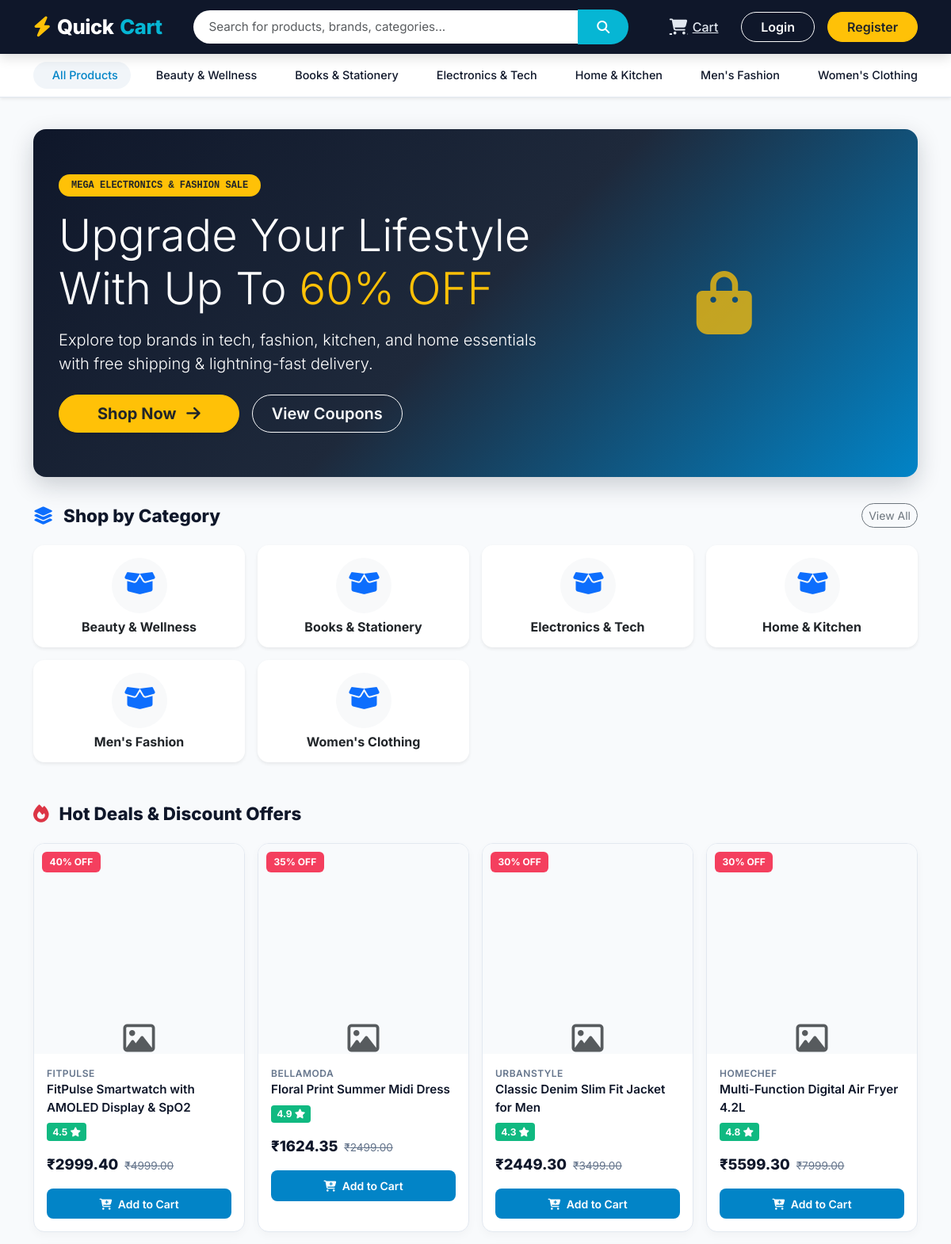
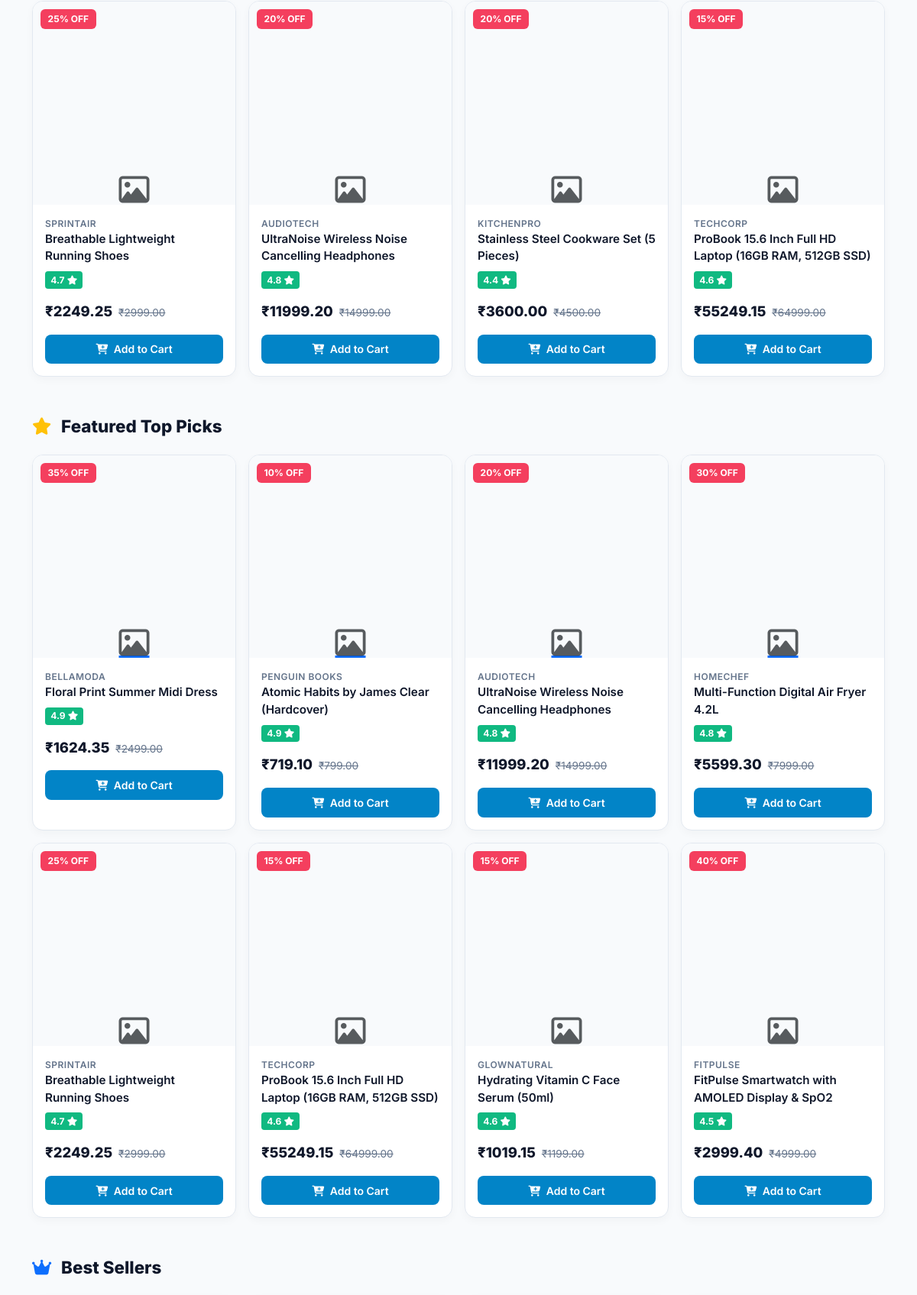
The page / (upper part) on the database its author committed (2 pictures, top to bottom).
### products/models.py (models this page shows, shortened)
class Category(models.Model):
    name = models.CharField(max_length=100, unique=True)
    slug = models.SlugField(max_length=120, unique=True, blank=True)
    description = models.TextField(blank=True)
    image = models.ImageField(upload_to='categories/', blank=True, null=True)
    created_at = models.DateTimeField(auto_now_add=True)
    class Meta:
        verbose_name_plural = "Categories"
        ordering = ['name']

class Product(models.Model):
    name = models.CharField(max_length=200)
    slug = models.SlugField(max_length=250, unique=True, blank=True)
    category = models.ForeignKey(Category, on_delete=models.CASCADE, related_name='products')
    description = models.TextField()
    price = models.DecimalField(max_digits=10, decimal_places=2)
    discount_percentage = models.PositiveIntegerField(default=0)
    final_price = models.DecimalField(max_digits=10, decimal_places=2, blank=True, null=True)
    brand = models.CharField(max_length=100)
    stock = models.PositiveIntegerField(default=0)
    sku = models.CharField(max_length=50, unique=True)
    main_image = models.ImageField(upload_to='products/')
    rating = models.DecimalField(max_digits=3, decimal_places=2, default=0.0)
    is_active = models.BooleanField(default=True)
    created_at = models.DateTimeField(auto_now_add=True)
    updated_at = models.DateTimeField(auto_now=True)
    class Meta:
        ordering = ['-created_at']

### products/views.py (the view, shortened to what this page needs)
# urls.py: path('', home_view, name='home'),
def home_view(request):
    categories = Category.objects.all()[:8]
    featured_products = Product.objects.filter(is_active=True).order_by('-rating')[:8]
    trending_products = Product.objects.filter(is_active=True).order_by('-created_at')[:8]
    discount_offers = Product.objects.filter(is_active=True, discount_percentage__gte=15).order_by('-discount_percentage')[:8]
    best_sellers = Product.objects.filter(is_active=True, stock__gt=0).order_by('stock')[:8]
    recommended_products = Product.objects.filter(is_active=True).order_by('?')[:8]
    recently_viewed_items = []
    context = {
        'categories': categories,
        'featured_products': featured_products,
        'trending_products': trending_products,
        'discount_offers': discount_offers,
        'best_sellers': best_sellers,
        'recommended_products': recommended_products,
        'recently_viewed_products': recently_viewed_items,
    }
    return render(request, 'home.html', context)

### templates/home.html (shortened to what this page needs)
{% extends 'base.html' %}
{% load static %}
{% block content %}
<div class="container my-4">
    <div class="qc-hero-banner text-center text-lg-start">
        <div class="row align-items-center">
            <div class="col-lg-7">
                <span class="badge bg-warning text-dark px-3 py-2 rounded-pill font-monospace mb-3">MEGA ELECTRONICS & FASHION SALE</span>
                <h1 class="display-4 fw-extrabold mb-3">Upgrade Your Lifestyle With Up To <span class="text-warning">60% OFF</span></h1>
                <p class="lead mb-4 opacity-90">Explore top brands in tech, fashion, kitchen, and home essentials with free shipping & lightning-fast delivery.</p>
                <div class="d-flex flex-wrap gap-3 justify-content-center justify-content-lg-start">
                    <a href="{% url 'products:product_list' %}" class="btn btn-warning btn-lg rounded-pill px-5 fw-bold text-dark shadow-sm">Shop Now <i class="fa-solid fa-arrow-right ms-2"></i></a>
                    <a href="{% url 'coupons:coupons_list' %}" class="btn btn-outline-light btn-lg rounded-pill px-4 fw-semibold">View Coupons</a>
                </div>
            </div>
            <div class="col-lg-5 text-center mt-4 mt-lg-0">
                <i class="fa-solid fa-bag-shopping display-1 text-warning opacity-75"></i>
            </div>
        </div>
    </div>
    <div class="mb-5">
        <div class="qc-section-title">
            <span><i class="fa-solid fa-layer-group text-primary me-2"></i> Shop by Category</span>
            <a href="{% url 'products:product_list' %}" class="btn btn-sm btn-outline-secondary rounded-pill">View All</a>
        </div>
        <div class="row g-3">
            {% for cat in categories %}
                <div class="col-6 col-md-4 col-lg-3">
                    <a href="{% url 'products:category' cat.slug %}" class="card border-0 shadow-sm text-center p-3 h-100 text-decoration-none qc-card">
                        {% if cat.image %}
                            <img src="{{ cat.image.url }}" alt="{{ cat.name }}" class="mx-auto mb-2" style="max-height: 80px; object-fit: contain;">
                        {% else %}
                            <div class="bg-light rounded-circle p-3 mx-auto mb-2" style="width: 70px; height: 70px;">
                                <i class="fa-solid fa-box-open fs-2 text-primary"></i>
                            </div>
                        {% endif %}
                        <h6 class="fw-bold text-dark mb-0">{{ cat.name }}</h6>
                    </a>
                </div>
            {% endfor %}
        </div>
    </div>
    {% if discount_offers %}
        <div class="mb-5">
            <div class="qc-section-title">
                <span><i class="fa-solid fa-fire text-danger me-2"></i> Hot Deals & Discount Offers</span>
            </div>
            <div class="row g-3">
                {% for product in discount_offers %}
                    <div class="col-6 col-md-4 col-lg-3">
                        {% include 'products/includes/product_card.html' %}
                    </div>
                {% endfor %}
            </div>
        </div>
    {% endif %}
    {% if featured_products %}
        <div class="mb-5">
            <div class="qc-section-title">
                <span><i class="fa-solid fa-star text-warning me-2"></i> Featured Top Picks</span>
            </div>
            <div class="row g-3">
                {% for product in featured_products %}
                    <div class="col-6 col-md-4 col-lg-3">
                        {% include 'products/includes/product_card.html' %}
                    </div>
                {% endfor %}
            </div>
        </div>
    {% endif %}
    {% if best_sellers %}
        <div class="mb-5">
            <div class="qc-section-title">
                <span><i class="fa-solid fa-crown text-primary me-2"></i> Best Sellers</span>
            </div>
            <div class="row g-3">
            </div>
        </div>
    {% endif %}
</div>
{% endblock %}

### templates/base.html (shortened to what this page needs)
{% load static %}
<!DOCTYPE html>
<html lang="en">
<head>
    <link href="https://cdn.jsdelivr.net/npm/bootstrap@5.3.0/dist/css/bootstrap.min.css" rel="stylesheet">
    <link rel="stylesheet" href="https://cdnjs.cloudflare.com/ajax/libs/font-awesome/6.4.0/css/all.min.css">
    <link rel="stylesheet" href="{% static 'css/style.css' %}">
</head>
<body>
    <header class="qc-navbar">
        <div class="container">
            <div class="d-flex align-items-center justify-content-between flex-wrap gap-2">
                <a href="{% url 'home' %}" class="qc-brand">
                    <i class="fa-solid fa-bolt text-warning"></i> Quick<span>Cart</span>
                </a>
                <form action="{% url 'products:search' %}" method="GET" class="flex-grow-1 mx-lg-4 max-w-600" style="max-width: 550px;">
                    <div class="input-group">
                        <input type="text" name="q" class="form-control qc-search-input" placeholder="Search for products, brands, categories..." value="{{ request.GET.q|default:'' }}" required>
                        <button class="btn qc-search-btn" type="submit">
                            <i class="fa-solid fa-magnifying-glass"></i>
                        </button>
                    </div>
                </form>
                <div class="d-flex align-items-center gap-3">
                    {% if user.is_authenticated %}
                        <a href="{% url 'cart:wishlist' %}" class="qc-nav-link text-white" title="Wishlist">
                            <i class="fa-regular fa-heart fs-5"></i>
                            <span class="d-none d-md-inline">Wishlist</span>
                            {% if wishlist_count > 0 %}
                                <span class="qc-badge">{{ wishlist_count }}</span>
                            {% endif %}
                        </a>
                        <a href="{% url 'cart:cart' %}" class="qc-nav-link text-white" title="Cart">
                            <i class="fa-solid fa-cart-shopping fs-5"></i>
                            <span class="d-none d-md-inline">Cart</span>
                            {% if cart_count > 0 %}
                                <span class="qc-badge">{{ cart_count }}</span>
                            {% endif %}
                        </a>
                        <a href="{% url 'notifications:list' %}" class="qc-nav-link text-white" title="Notifications">
                            <i class="fa-regular fa-bell fs-5"></i>
                            {% if unread_notifications_count > 0 %}
                                <span class="qc-badge bg-danger">{{ unread_notifications_count }}</span>
                            {% endif %}
                        </a>
                        <div class="dropdown">
                            <button class="btn btn-outline-light dropdown-toggle rounded-pill px-3 py-1 fw-semibold d-flex align-items-center gap-2" type="button" data-bs-toggle="dropdown">
                                <i class="fa-regular fa-circle-user fs-5"></i>
                                <span>{{ user.first_name|default:user.username }}</span>
                            </button>
                            <ul class="dropdown-menu dropdown-menu-end shadow border-0 mt-2">
                                <li><a class="dropdown-item py-2" href="{% url 'accounts:profile' %}"><i class="fa-solid fa-user me-2 text-primary"></i> My Profile</a></li>
                                <li><a class="dropdown-item py-2" href="{% url 'orders:my_orders' %}"><i class="fa-solid fa-box me-2 text-success"></i> My Orders</a></li>
                                <li><a class="dropdown-item py-2" href="{% url 'coupons:coupons_list' %}"><i class="fa-solid fa-ticket me-2 text-warning"></i> My Coupons</a></li>
                                <li><a class="dropdown-item py-2" href="{% url 'support:tickets' %}"><i class="fa-solid fa-headset me-2 text-info"></i> Support Tickets</a></li>
                                {% if user.is_staff %}
                                    <li><hr class="dropdown-divider"></li>
                                    <li><a class="dropdown-item py-2 fw-bold text-danger" href="{% url 'dashboard:home' %}"><i class="fa-solid fa-chart-line me-2"></i> Admin Dashboard</a></li>
                                {% endif %}
                                <li><hr class="dropdown-divider"></li>
                                <li><a class="dropdown-item py-2 text-danger" href="{% url 'accounts:logout' %}"><i class="fa-solid fa-right-from-bracket me-2"></i> Logout</a></li>
                            </ul>
                        </div>
                    {% else %}
                        <a href="{% url 'cart:cart' %}" class="qc-nav-link text-white" title="Cart">
                            <i class="fa-solid fa-cart-shopping fs-5"></i>
                            <span class="d-none d-md-inline">Cart</span>
                        </a>
                        <a href="{% url 'accounts:login' %}" class="btn btn-outline-light rounded-pill px-4 fw-semibold">Login</a>
                        <a href="{% url 'accounts:register' %}" class="btn btn-warning rounded-pill px-4 fw-semibold text-dark">Register</a>
                    {% endif %}
                </div>
            </div>
        </div>
    </header>
    <nav class="qc-category-bar shadow-sm">
        <div class="container">
            <div class="d-flex align-items-center gap-2">
                <a href="{% url 'products:product_list' %}" class="qc-cat-item active">
                     All Products
                </a>
                {% for cat in nav_categories %}
                    <a href="{% url 'products:category' cat.slug %}" class="qc-cat-item">
                        {{ cat.name }}
                    </a>
                {% endfor %}
                <a href="{% url 'coupons:coupons_list' %}" class="qc-cat-item text-danger fw-bold ms-auto">
                </a>
            </div>
        </div>
    </nav>
    <main>
        {% block content %}{% endblock %}
    </main>
</body>
</html>

### templates/products/includes/product_card.html (shortened to what this page needs)
<div class="qc-card">
    <div class="qc-product-img-wrapper">
        {% if product.discount_percentage > 0 %}
            <span class="qc-badge-discount">{{ product.discount_percentage }}% OFF</span>
        {% endif %}
        <a href="{% url 'products:product_detail' product.slug %}">
            {% if product.main_image %}
                <img src="{{ product.main_image.url }}" alt="{{ product.name }}" class="qc-product-img">
            {% else %}
                <div class="d-flex align-items-center justify-content-center h-100 text-muted">
                    <i class="fa-regular fa-image fs-1"></i>
                </div>
            {% endif %}
        </a>
    </div>
    <div class="qc-card-body">
        <div class="qc-product-brand">{{ product.brand }}</div>
        <a href="{% url 'products:product_detail' product.slug %}" class="qc-product-title" title="{{ product.name }}">
            {{ product.name }}
        </a>
        <div class="qc-rating-badge">
            {{ product.rating|stringformat:".1f" }} <i class="fa-solid fa-star"></i>
        </div>
        <div class="qc-price-section mt-2">
            <span class="qc-final-price">₹{{ product.final_price }}</span>
            {% if product.discount_percentage > 0 %}
                <span class="qc-original-price">₹{{ product.price }}</span>
            {% endif %}
        </div>
        <div class="d-grid mt-3">
            {% if product.stock > 0 %}
                <form action="{% url 'cart:add_to_cart' product.id %}" method="POST">
                    <button type="submit" class="btn qc-btn-primary btn-sm w-100">
                        <i class="fa-solid fa-cart-plus me-1"></i> Add to Cart
                    </button>
                </form>
            {% else %}
                <button class="btn btn-secondary btn-sm w-100" disabled>Out of Stock</button>
            {% endif %}
        </div>
    </div>
</div>

### rows shown on the page
Category: name "Beauty & Wellness"
Category: name "Books & Stationery"
Category: name "Electronics & Tech"
Category: name "Home & Kitchen"
Category: name "Men's Fashion"
Category: name "Women's Clothing"
Product: discount_percentage "40", brand "FITPULSE", name "FitPulse Smartwatch with AMOLED Display & SpO2", rating "4.5", final_price "2999.40", price "4999.00", stock "Add to Cart"
Product: discount_percentage "35", brand "BELLAMODA", name "Floral Print Summer Midi Dress", rating "4.9", final_price "1624.35", price "2499.00", stock "Add to Cart"
Product: discount_percentage "30", brand "URBANSTYLE", name "Classic Denim Slim Fit Jacket for Men", rating "4.3", final_price "2449.30", price "3499.00", stock "Add to Cart"
Product: discount_percentage "30", brand "HOMECHEF", name "Multi-Function Digital Air Fryer 4.2L", rating "4.8", final_price "5599.30", price "7999.00", stock "Add to Cart"
Product: discount_percentage "25", brand "SPRINTAIR", name "Breathable Lightweight Running Shoes", rating "4.7", final_price "2249.25", price "2999.00", stock "Add to Cart"
Product: discount_percentage "20", brand "AUDIOTECH", name "UltraNoise Wireless Noise Cancelling Headphones", rating "4.8", final_price "11999.20", price "14999.00", stock "Add to Cart"
Product: discount_percentage "20", brand "KITCHENPRO", name "Stainless Steel Cookware Set (5 Pieces)", rating "4.4", final_price "3600.00", price "4500.00", stock "Add to Cart"
Product: discount_percentage "15", brand "TECHCORP", name "ProBook 15.6 Inch Full HD Laptop (16GB RAM, 512GB SSD)", rating "4.6", final_price "55249.15", price "64999.00", stock "Add to Cart"
Product: discount_percentage "10", brand "PENGUIN BOOKS", name "Atomic Habits by James Clear (Hardcover)", rating "4.9", final_price "719.10", price "799.00", stock "Add to Cart"
Product: discount_percentage "15", brand "GLOWNATURAL", name "Hydrating Vitamin C Face Serum (50ml)", rating "4.6", final_price "1019.15", price "1199.00", stock "Add to Cart"
